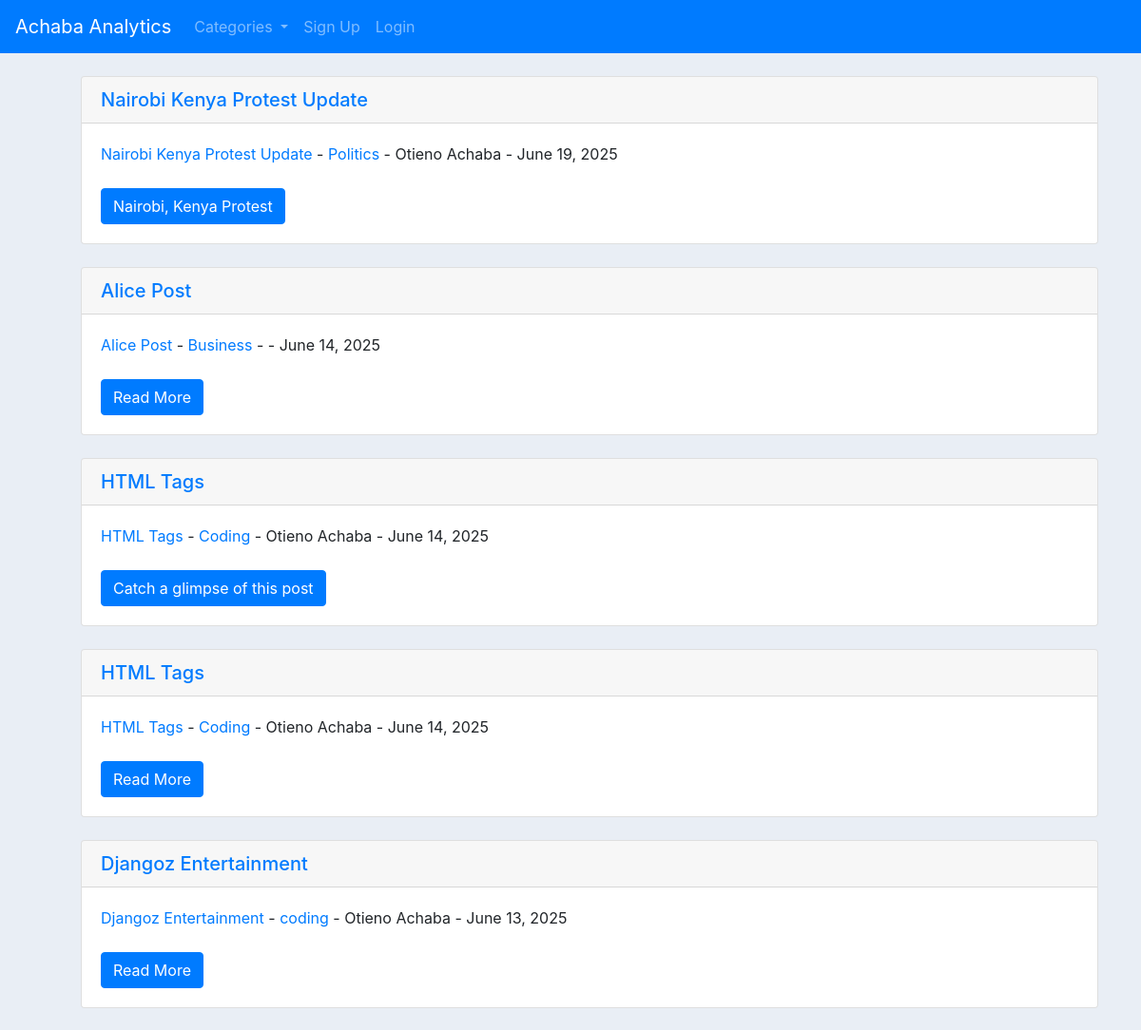
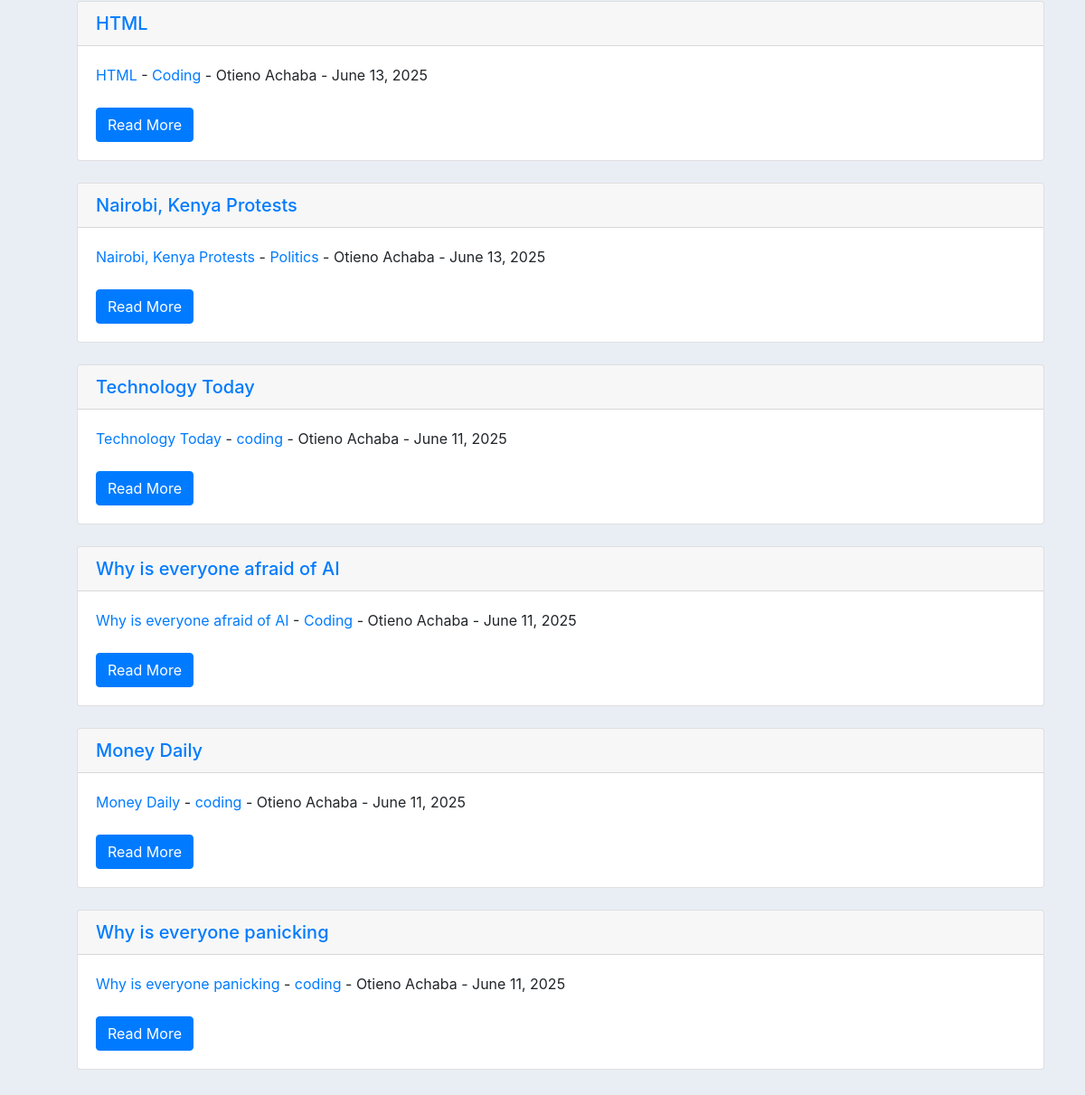
Before: / with the older database file (2 pictures, top to bottom).
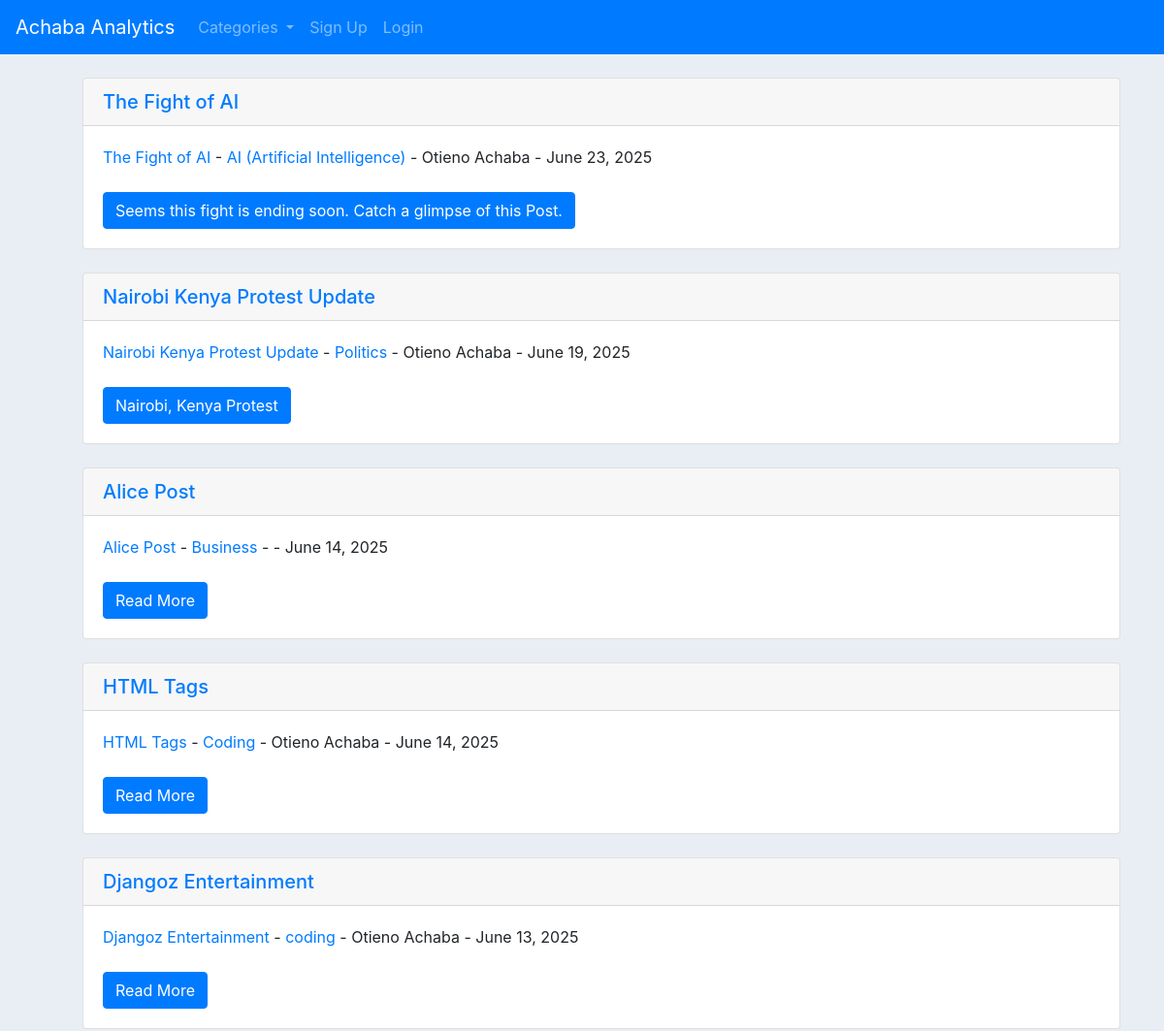
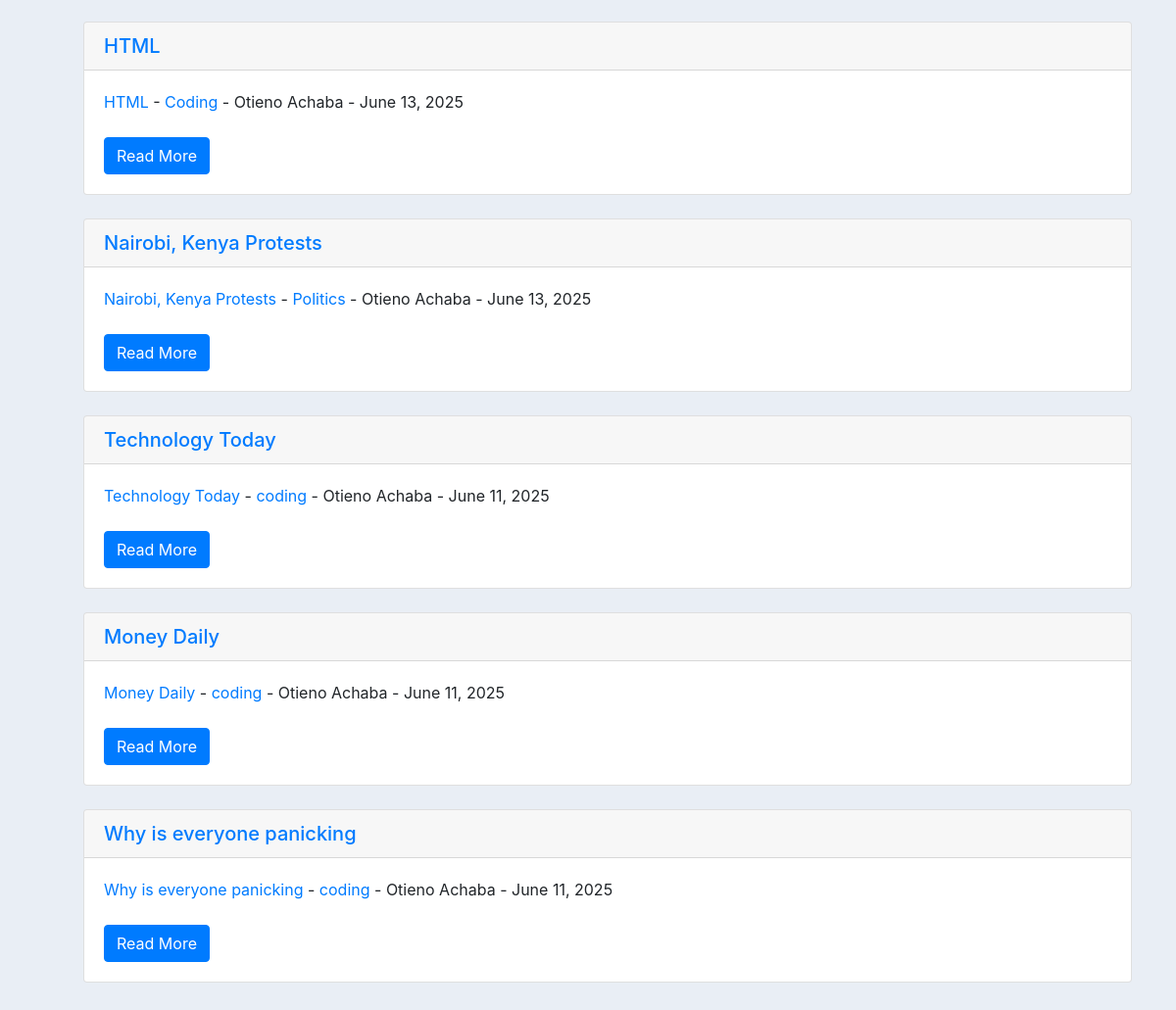
After: the same page with the newer database file (2 pictures, top to bottom).
### blog_website/models.py (models this page shows, shortened)
class Post(models.Model):
    title = models.CharField(max_length=255)
    header_image = models.ImageField(null=True, blank=True, upload_to='images/')
    title_tag = models.CharField(max_length=255)
    author = models.ForeignKey(User, on_delete=models.CASCADE)
    body = RichTextField(blank=True, null=True)
    category = models.CharField(max_length=255, default='coding')
    pub_date = models.DateField(auto_now_add=True)
    snippet = models.CharField(max_length=255, default='')
    likes = models.ManyToManyField(User, related_name='blog_posts')

### blog_website/views.py (the view)
# urls.py: path('', HomeView.as_view(), name='home'),
class HomeView(ListView):
    model = Post
    template_name = 'home.html'
    ordering = ['-pub_date']
    def get_context_data(self, *args, **kwargs):
        cat_menu = Category.objects.all()
        context = super(HomeView, self).get_context_data(*args, **kwargs)
        context['cat_menu'] = cat_menu
        return context

### blog_website/models.py (called while the page is built)
    def __str__(self):
        return self.name

### blog_website/templates/home.html (shortened to what this page needs)
{%extends 'base.html'%}
{%load static%}
{%block content%}
<br>
<ul>
    {%for post in object_list%}
    <li>
        <div class="card">
            <h5 class="card-header"><a href="{%url 'article-detail' post.pk%}">{{post.title}}</a></h5>
            <div class="card-body">
                <a href="{%url 'article-detail' post.pk%}">{{post.title}}</a>
                - <a href="{% url 'category' post.category%}">{{post.category}}</a>
                - {{post.author.first_name}}
                {{post.author.last_name}} - {{post.pub_date}}
                <br> <br>
                <a href="{%url 'article-detail' post.pk%}" class="btn btn-primary">{{post.snippet}}</a>
            </div>
        </div> <br>
    </li>
    {%endfor%}
</ul>
{%endblock%}

### blog_website/templates/base.html (shortened to what this page needs)
{%load static%}
<!doctype html>
<html lang="en">
<head>
  <link rel="stylesheet" href="https://cdn.jsdelivr.net/npm/bootstrap@4.6.2/dist/css/bootstrap.min.css"
>
  <link rel="stylesheet" href="{% static 'css/styles.css' %}">
</head>
<body>
  <nav class="navbar navbar-expand-lg navbar-dark bg-primary">
    <a class="navbar-brand" href="{%url 'home'%}">Achaba Analytics</a>
    <div class="collapse navbar-collapse" id="navbarSupportedContent">
      <ul class="navbar-nav mr-auto">
         {%if cat_menu%}
        <li class="nav-item dropdown">
          <a class="nav-link dropdown-toggle" href="#" role="button" data-toggle="dropdown" aria-expanded="false">
            Categories
          </a>
        </li>
        {%else%}
          <li class="nav-item">
          <a class="nav-link" href="{%url 'category_list'%}">Categories</a>
        </li>
        {%endif%}
        {% if user.is_authenticated%}
        <li class="nav-item">
          <a class="nav-link" href="{%url 'add_post'%}">Add Post</a>
        </li>
        <li class="nav-item">
          <a class="nav-link" href="{%url 'add_category'%}">Add Category</a>
        </li>
             <li class="nav-item">
          <a class="nav-link" href="{%url 'edit_profile'%}">Edit Profile</a>
        </li>
        <li class="nav-item">
          <a class="nav-link" href="{%url 'logout'%}">Logout</a>
        </li>
        {%else%}
        <li class="nav-item">
          <a class="nav-link" href="{%url 'register'%}">Sign Up</a>
        </li>
        <li class="nav-item">
          <a class="nav-link" href="{%url 'login'%}">Login</a>
        </li>
        {%endif%}
      </ul>
    </div>
  </nav>
  <div class="container">
    {%block content%}
    {%endblock%}
  </div>
</body>
</html>

### blog_website/static/css/styles.css (style rules this page uses)
li { list-style: none; }
body { background-color: rgb(233, 238, 245); }

Changed rows visible on the page:
removed Post: title "HTML Tags", category "Coding", author.first_name "Otieno", author.last_name "Achaba", pub_date "June 14, 2025", snippet "Catch a glimpse of this post"
removed Post: title "Why is everyone afraid of AI", category "Coding", author.first_name "Otieno", author.last_name "Achaba", pub_date "June 11, 2025", snippet "Read More"
added Post: title "The Fight of AI", category "AI (Artificial Intelligence)", author.first_name "Otieno", author.last_name "Achaba", pub_date "June 23, 2025", snippet "Seems this fight is ending soon. Catch a glimpse of this Post."
